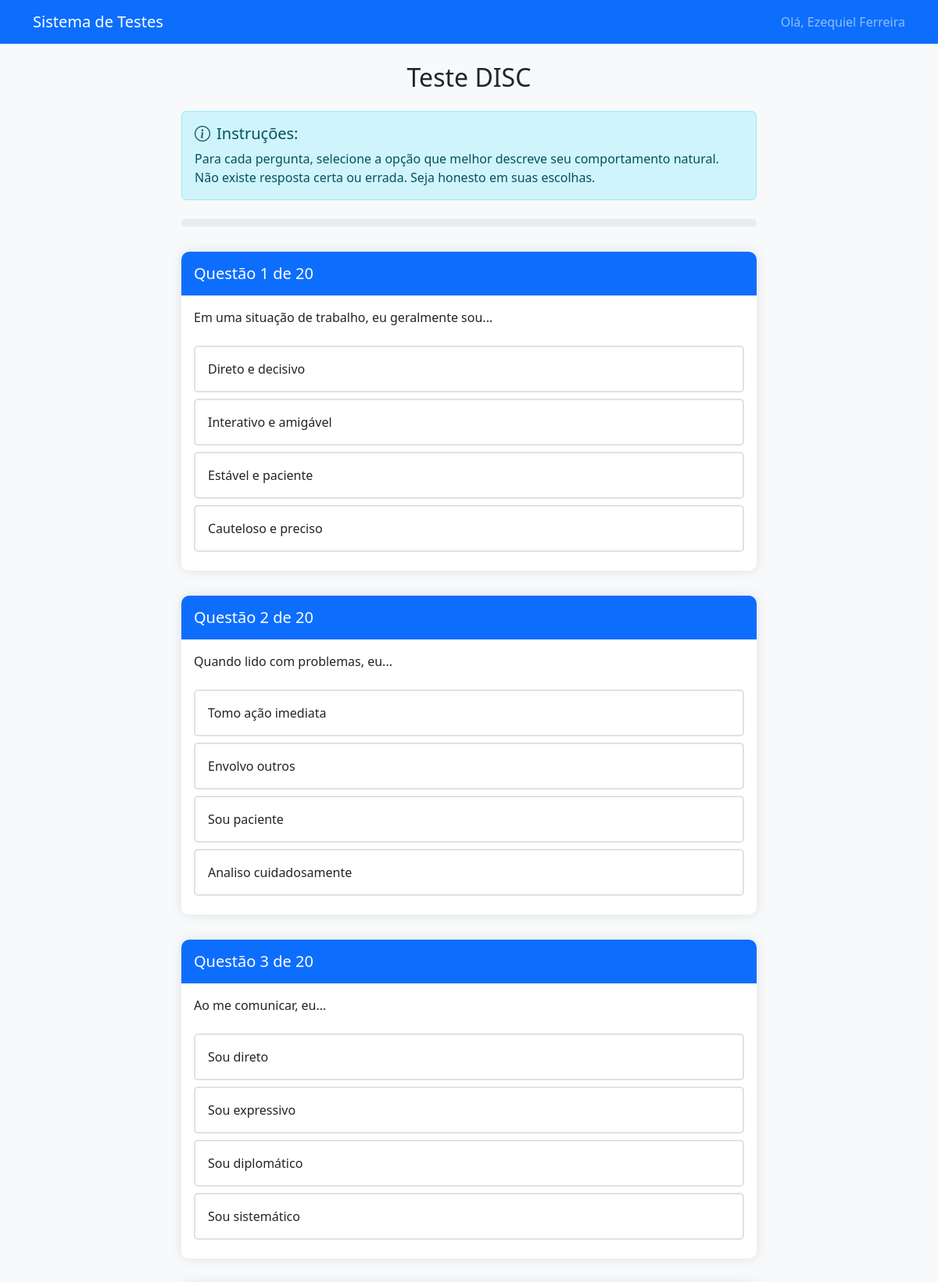
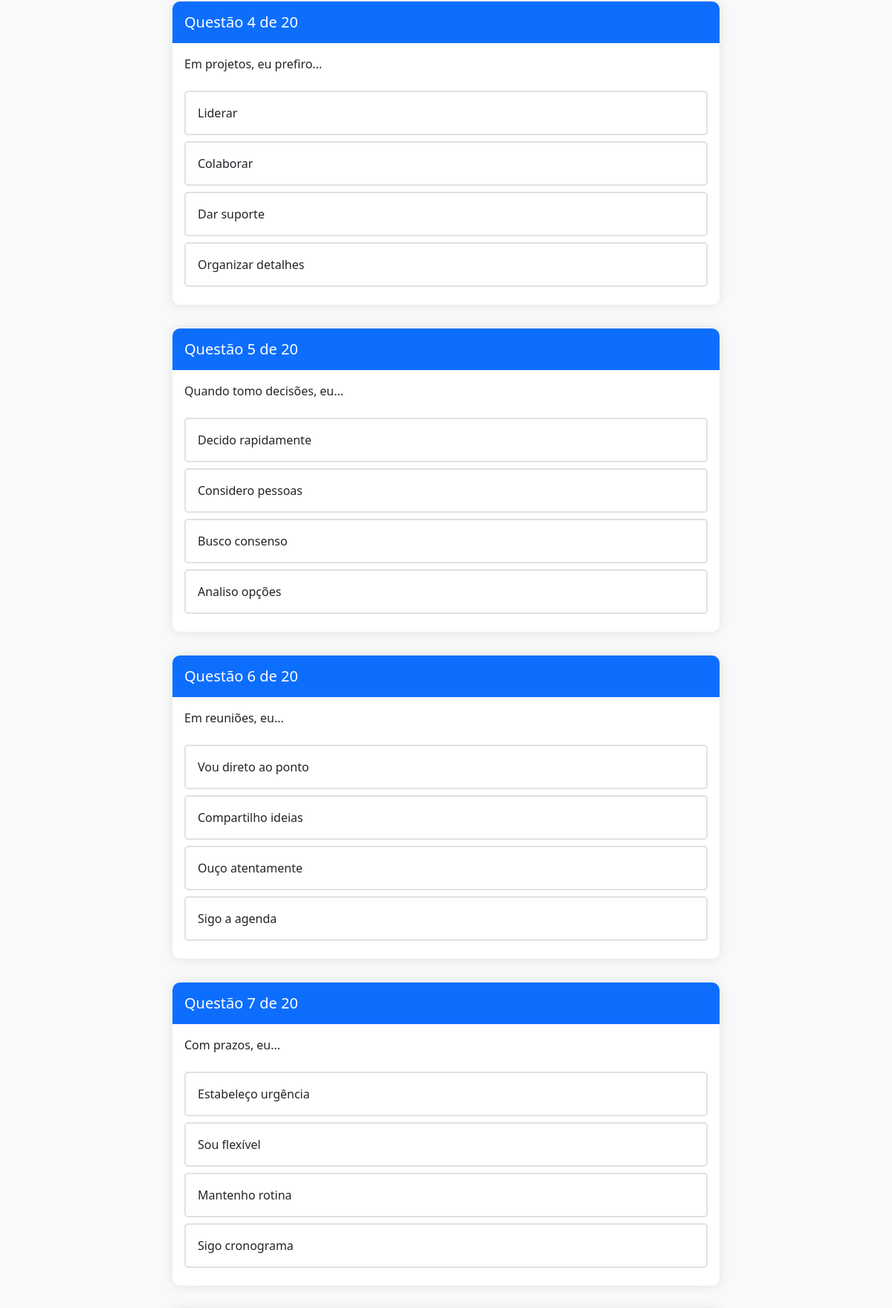
Screenshot of /tests/disc.php?id=57 (signed in, upper part) with the database file from the repository (2 pictures, top to bottom).
### tables this page shows
CREATE TABLE `candidates` (
  `id` int(11) NOT NULL,
  `name` varchar(255) NOT NULL,
  `email` varchar(255) NOT NULL,
  `password` varchar(255) DEFAULT NULL,
  `cargo` varchar(255) DEFAULT NULL,
  `selector_id` int(11) NOT NULL,
  `created_at` timestamp NOT NULL DEFAULT CURRENT_TIMESTAMP
);

CREATE TABLE `disc_questions` (
  `id` int(11) NOT NULL,
  `question_text` text NOT NULL,
  `option_d` text NOT NULL,
  `option_i` text NOT NULL,
  `option_s` text NOT NULL,
  `option_c` text NOT NULL,
  `created_at` timestamp NOT NULL DEFAULT CURRENT_TIMESTAMP
);

### tests/disc.php (the view, shortened to what this page needs)
<?php
$auth = new Auth();
$auth->requireRole('candidate');
$db = getDbConnection();
$stmt = $db->prepare("
    SELECT c.*, u.name as selector_name
    FROM candidates c
    LEFT JOIN users u ON c.selector_id = u.id
    WHERE c.id = ?
");
$stmt->execute([$auth->getCurrentUserId()]);
$candidate = $stmt->fetch(PDO::FETCH_ASSOC);
$stmt = $db->prepare("SELECT * FROM disc_questions ORDER BY id");
$stmt->execute();
$questions = $stmt->fetchAll(PDO::FETCH_ASSOC);
?>
<!DOCTYPE html>
<html lang="pt-BR">
<head>
    <link href="https://cdn.jsdelivr.net/npm/bootstrap@5.3.0/dist/css/bootstrap.min.css" rel="stylesheet">
    <link href="https://cdn.jsdelivr.net/npm/bootstrap-icons@1.7.2/font/bootstrap-icons.css" rel="stylesheet">
</head>
<body>
    <nav class="navbar navbar-expand-lg navbar-dark bg-primary">
        <div class="container">
            <a class="navbar-brand" href="../candidate_panel.php">Sistema de Testes</a>
            <span class="navbar-text">
                Olá, <?php echo htmlspecialchars($candidate['name']); ?>
            </span>
        </div>
    </nav>
    <div class="container my-4">
        <div class="row justify-content-center">
            <div class="col-lg-8">
                <h2 class="text-center mb-4">Teste DISC</h2>
                <div class="alert alert-info mb-4">
                    <h5><i class="bi bi-info-circle me-2"></i>Instruções:</h5>
                    <p class="mb-0">
                        Para cada pergunta, selecione a opção que melhor descreve seu comportamento natural.
                        Não existe resposta certa ou errada. Seja honesto em suas escolhas.
                    </p>
                </div>
                <form method="post" id="discForm">
                    <div class="progress">
                    </div>
                    <?php foreach ($questions as $index => $question): ?>
                        <div class="card question-card" data-question="<?php echo $index + 1; ?>">
                            <div class="question-header">
                                <h5 class="mb-0">
                                    Questão <?php echo $index + 1; ?> de <?php echo count($questions); ?>
                                </h5>
                            </div>
                            <div class="card-body">
                                <p class="card-text mb-4"><?php echo htmlspecialchars($question['question_text']); ?></p>
                                <?php
                                $options = [
                                    'D' => $question['option_d'],
                                    'I' => $question['option_i'],
                                    'S' => $question['option_s'],
                                    'C' => $question['option_c']
                                ];
                                foreach ($options as $type => $text): ?>
                                    <div class="option">
                                        <label for="q<?php echo $question['id']; ?>_<?php echo $type; ?>"
                                               class="option-label">
                                            <?php echo htmlspecialchars($text); ?>
                                        </label>
                                    </div>
                                <?php endforeach; ?>
                            </div>
                        </div>
                    <?php endforeach; ?>
                </form>
            </div>
        </div>
    </div>
</body>
</html>

### tests/disc.php (style rules this page uses)
body { background-color: #f8f9fa; }
.question-card { margin-bottom: 2rem; border: none; border-radius: 10px; box-shadow: 0 0 15px rgba(0,0,0,0.1); }
.question-header { background-color: #0d6efd; color: white; border-radius: 10px 10px 0 0; padding: 1rem; }
.option-label { display: block; padding: 1rem; margin: 0.5rem 0; border: 2px solid #dee2e6; border-radius: 5px; cursor: pointer; transition: all 0.2s; }
.progress { height: 10px; margin-bottom: 2rem; }

### rows the page displays
candidates: name "Ezequiel Ferreira"
disc_questions: count($questions) "20", question_text "Em uma situação de trabalho, eu geralmente sou...", option_d "Direto e decisivo", option_i "Interativo e amigável", option_s "Estável e paciente", option_c "Cauteloso e preciso"
disc_questions: count($questions) "20", question_text "Quando lido com problemas, eu...", option_d "Tomo ação imediata", option_i "Envolvo outros", option_s "Sou paciente", option_c "Analiso cuidadosamente"
disc_questions: count($questions) "20", question_text "Ao me comunicar, eu...", option_d "Sou direto", option_i "Sou expressivo", option_s "Sou diplomático", option_c "Sou sistemático"
disc_questions: count($questions) "20", question_text "Em projetos, eu prefiro...", option_d "Liderar", option_i "Colaborar", option_s "Dar suporte", option_c "Organizar detalhes"
disc_questions: count($questions) "20", question_text "Quando tomo decisões, eu...", option_d "Decido rapidamente", option_i "Considero pessoas", option_s "Busco consenso", option_c "Analiso opções"
disc_questions: count($questions) "20", question_text "Em reuniões, eu...", option_d "Vou direto ao ponto", option_i "Compartilho ideias", option_s "Ouço atentamente", option_c "Sigo a agenda"
disc_questions: count($questions) "20", question_text "Com prazos, eu...", option_d "Estabeleço urgência", option_i "Sou flexível", option_s "Mantenho rotina", option_c "Sigo cronograma"
